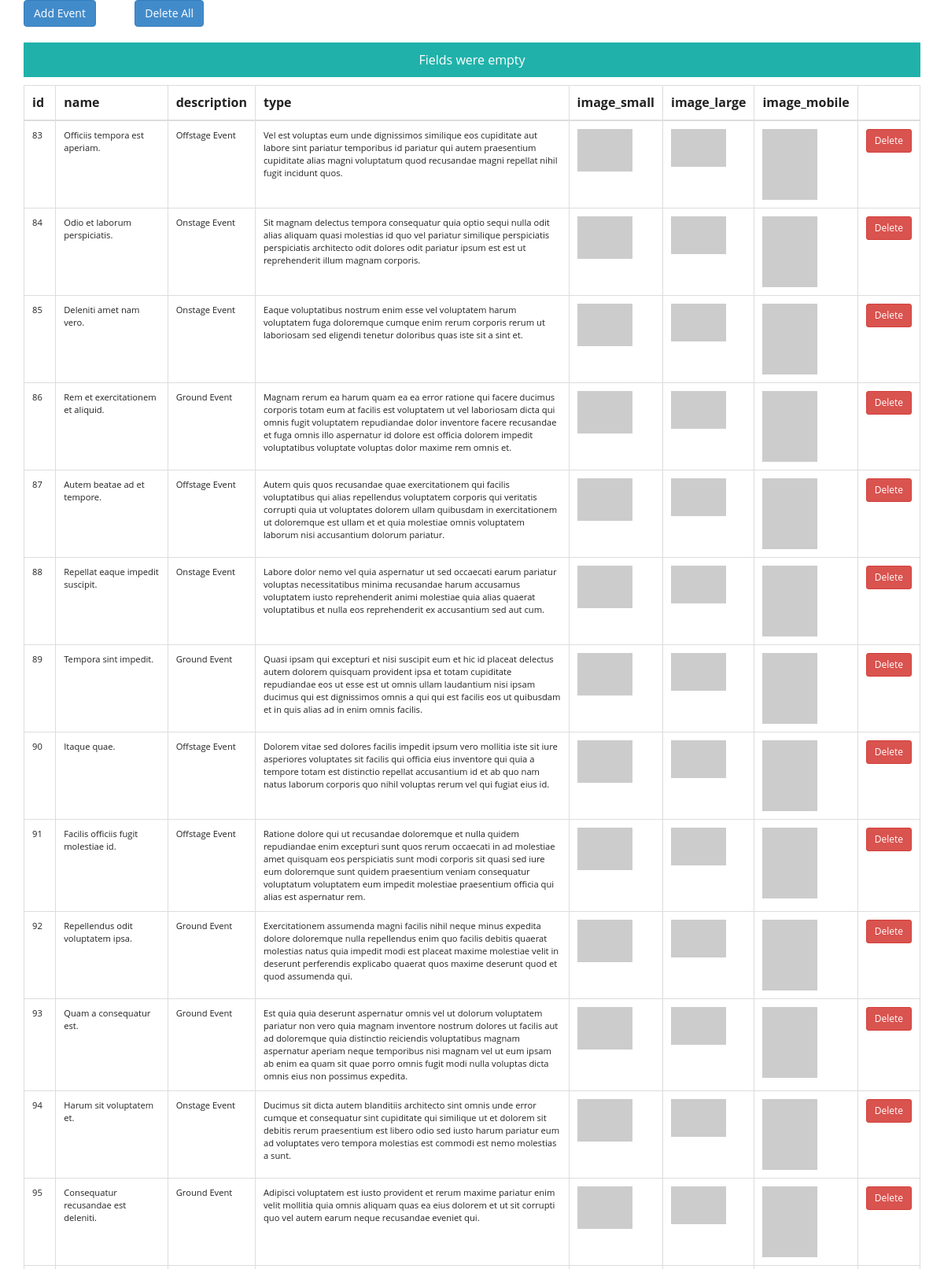
/admin_events.php (upper part), run on the app's committed database.
### tables this page shows
CREATE TABLE IF NOT EXISTS `events` (
  `id` int(11) NOT NULL AUTO_INCREMENT,
  `name` varchar(255) NOT NULL,
  `description` text NOT NULL,
  `type` int(11) NOT NULL,
  `image_small` varchar(255) NOT NULL,
  `image_large` varchar(255) NOT NULL,
  `image_mobile` varchar(255) DEFAULT NULL,
  PRIMARY KEY (`id`),
  KEY `type` (`type`)
);

CREATE TABLE IF NOT EXISTS `type` (
  `id` int(11) NOT NULL,
  `name` varchar(255) NOT NULL,
  PRIMARY KEY (`id`)
);

### connection.php (called while the page is built, shortened)
<?php
$host = "mysql.1freehosting.com";
$user = "u572493528_bosco";
$password = "82PJV7fuvL";
$database = "u572493528_met";
$con = mysqli_connect($host, $user, $password, $database);
function checkIfFieldSet($item){
    if(is_array($item)){
        foreach($item as $field){
            if(isset($_REQUEST[$field]) && !empty($_REQUEST[$field]))
                continue;
            else
                return false;
        }
    }else{
        if(isset($_REQUEST[$item]) && !empty($_REQUEST[$item]))
            return true;
        else
            return false;
    }
    return true;
}
function retrieveData($query){
    global $con;
    $q_run = mysqli_query($con,$query) or die(mysqli_error($con));
    $arr = array();
    if($q_run){
        while($row = mysqli_fetch_assoc($q_run)){
            array_push($arr,$row);
        }
        return $arr;
    }else{
        echo mysqli_error($con);
    }
    return 0;
}

### admin_events.php (the view, shortened to what this page needs)
<?php
include 'connection.php';
include 'reference.php';
$alert = null;
if(checkIfFieldSet(['name','description','type'])
    && checkIfFileSet(['image_small','image_large'])){
    $name = $_REQUEST['name'];
    $description = $_REQUEST['description'];
    $type = $_REQUEST['type'];
    $image_small = $_FILES['image_small'];
    $image_large = $_FILES['image_large'];
    $image_mobile = $_FILES['image_mobile'];
    $target_base_dir = "uploads/events/";
    $target_dir_small = $target_base_dir ."small/". basename( $image_small["name"]);
    $target_dir_large = $target_base_dir ."large/". basename( $image_large["name"]);
    $target_dir_mobile = $target_base_dir ."mobile/". basename( $image_mobile["name"]);
    $uploadOk=1;
    if (file_exists($target_dir_small) || file_exists($target_dir_large)
        || file_exists($target_dir_mobile)) {
        $alert =  "Sorry, file already exists.";
        $uploadOk = 0;
    }
    if ($uploadOk == 0) {
        $alert =  "Sorry, your file was not uploaded.";
    } else {
        if (
            move_uploaded_file($image_small["tmp_name"], $target_dir_small) &&
            move_uploaded_file($image_large["tmp_name"], $target_dir_large) &&
            move_uploaded_file($image_mobile["tmp_name"], $target_dir_mobile)
        ) {
        } else {
            $alert =  "Sorry, there was an error uploading your file.";
            $uploadOk = 0;
        }
    }
    if($uploadOk){
        insertEvent($name,$description,$type,$target_dir_small,$target_dir_large,$target_dir_mobile);
    }
}
else
    $alert = "Fields were empty";
$sql = "DESC events";
$thead = retrieveData($sql);
$sql = "Select events.id, events.name, events.description,
type.name as type, events.image_small, events.image_large, events.image_mobile
from events,type WHERE events.type = type.id";
$tbody = retrieveData($sql);
?>
<!doctype html>
<html lang="en">
<head>
    <?php echo $head ?>
</head>
<body>
<div class="wrapper">
    <div class="row">
        <div class="small-3 columns">
            <ul class="large-block-grid-2">
                <li><a class="btn btn-primary btn-large"  data-target="#add-modal" data-toggle="modal" href="">Add Event</a></li>
                <li><a class="btn btn-primary btn-large"  data-target="#deleteAllModal" data-toggle="modal" href="">Delete All</a></li>
            </ul>
        </div>
    </div>
    <div class="row">
        <div class="small-12 columns">
            <p class="bg-success"><?php echo $alert ?></p>
        </div>
    </div>
    <div class="row">
        <div class="small-12 columns">
            <div class="table-responsive">
                <table class=" table add-records table-bordered">
                    <thead>
                    <tr>
                        <?php foreach($thead as $array=>$row){ ?>
                            <th><?php echo $row['Field'] ?></th>
                        <?php } ?>
                        <th></th>
                    </tr>
                    </thead>
                    <tbody>
                    <?php foreach($tbody as $array=>$row){ ?>
                        <tr>
                            <td><?php echo $row['id'] ?></td>
                            <td><?php echo $row['name'] ?></td>
                            <td><?php echo $row['type'] ?></td>
                            <td><?php echo $row['description'] ?></td>
                            <td><img src="<?php echo $row['image_small'] ?>" alt=""/></td>
                            <td><img src="<?php echo $row['image_large'] ?>" alt=""/></td>
                            <td><img src="<?php echo $row['image_mobile'] ?>" alt=""/></td>
                            <td><button class="btn btn-danger btn-sm btn-delete" data-toggle="modal"
                                        data-target="#deleteModal" data-id="<?php echo $row['id']?>">Delete</button></td>
                        </tr>
                    <?php } ?>
                    </tbody>
                </table>
            </div>
        </div>
    </div>
</div>
</body>
</html>

### css/main.css (style rules this page uses)
* { font-family: 'Open Sans', 'Helvetica Neue', Helvetica, Arial, sans-serif !important; margin: 0; }
html, body { height: 100%; }
@media screen and (-webkit-min-device-pixel-ratio: 0) { body { overflow: hidden; } }
.row { position: relative; }
.wrapper { min-height: 100%; height: 100%; }
.add-records td, .add-records th { padding: 10px !important; }
.add-records td { font-size: .7em; }
.add-records td:nth-child(4) { width: 35%; }
.add-records td img { width: 70px; }
.bg-success { background: lightseagreen; padding: 10px; color: #ffffff; text-align: center; }

### css/mobile.css (style rules this page uses)
body { overflow: visible; }

### data on the page
events: id "83", name "Officiis tempora est aperiam.", type.name "Offstage Event", description "Vel est voluptas eum unde dignissimos similique eos cupiditate aut labore sint pariatur temporibus id pariatur qui autem praesentium cupiditate alias magni voluptatum quod recusandae magni repellat nihil fugit incidunt quos."
events: id "84", name "Odio et laborum perspiciatis.", type.name "Onstage Event", description "Sit magnam delectus tempora consequatur quia optio sequi nulla odit alias aliquam quasi molestias id quo vel pariatur similique perspiciatis perspiciatis architecto odit dolores odit pariatur ipsum est est ut reprehenderit illum magnam corporis."
events: id "85", name "Deleniti amet nam vero.", type.name "Onstage Event", description "Eaque voluptatibus nostrum enim esse vel voluptatem harum voluptatem fuga doloremque cumque enim rerum corporis rerum ut laboriosam sed eligendi tenetur doloribus quas iste sit a sint et."
events: id "86", name "Rem et exercitationem et aliquid.", type.name "Ground Event", description "Magnam rerum ea harum quam ea ea error ratione qui facere ducimus corporis totam eum at facilis est voluptatem ut vel laboriosam dicta qui omnis fugit voluptatem repudiandae dolor inventore facere recusandae et fuga omnis illo aspernatur id dolore est officia dolorem impedit voluptatibus voluptate voluptas dolor maxime rem omnis et."
events: id "87", name "Autem beatae ad et tempore.", type.name "Offstage Event", description "Autem quis quos recusandae quae exercitationem qui facilis voluptatibus qui alias repellendus voluptatem corporis qui veritatis corrupti quia ut voluptates dolorem ullam quibusdam in exercitationem ut doloremque est ullam et et quia molestiae omnis voluptatem laborum nisi accusantium dolorum pariatur."
events: id "88", name "Repellat eaque impedit suscipit.", type.name "Onstage Event", description "Labore dolor nemo vel quia aspernatur ut sed occaecati earum pariatur voluptas necessitatibus minima recusandae harum accusamus voluptatem iusto reprehenderit animi molestiae quia alias quaerat voluptatibus et nulla eos reprehenderit ex accusantium sed aut cum."
events: id "89", name "Tempora sint impedit.", type.name "Ground Event", description "Quasi ipsam qui excepturi et nisi suscipit eum et hic id placeat delectus autem dolorem quisquam provident ipsa et totam cupiditate repudiandae eos ut esse est ut omnis ullam laudantium nisi ipsam ducimus qui est dignissimos omnis a qui qui est facilis eos ut quibusdam et in quis alias ad in enim omnis facilis."
events: id "90", name "Itaque quae.", type.name "Offstage Event", description "Dolorem vitae sed dolores facilis impedit ipsum vero mollitia iste sit iure asperiores voluptates sit facilis qui officia eius inventore qui quia a tempore totam est distinctio repellat accusantium id et ab quo nam natus laborum corporis quo nihil voluptas rerum vel qui fugiat eius id."
events: id "91", name "Facilis officiis fugit molestiae id.", type.name "Offstage Event", description "Ratione dolore qui ut recusandae doloremque et nulla quidem repudiandae enim excepturi sunt quos rerum occaecati in ad molestiae amet quisquam eos perspiciatis sunt modi corporis sit quasi sed iure eum doloremque sunt quidem praesentium veniam consequatur voluptatum voluptatem eum impedit molestiae praesentium officia qui alias est aspernatur rem."
events: id "92", name "Repellendus odit voluptatem ipsa.", type.name "Ground Event", description "Exercitationem assumenda magni facilis nihil neque minus expedita dolore doloremque nulla repellendus enim quo facilis debitis quaerat molestias natus quia impedit modi est placeat maxime molestiae velit in deserunt perferendis explicabo quaerat quos maxime deserunt quod et quod assumenda qui."
events: id "93", name "Quam a consequatur est.", type.name "Ground Event", description "Est quia quia deserunt aspernatur omnis vel ut dolorum voluptatem pariatur non vero quia magnam inventore nostrum dolores ut facilis aut ad doloremque quia distinctio reiciendis voluptatibus magnam aspernatur aperiam neque temporibus nisi magnam vel ut eum ipsam ab enim ea quam sit quae porro omnis fugit modi nulla voluptas dicta omnis eius non possimus expedita."
events: id "94", name "Harum sit voluptatem et.", type.name "Onstage Event", description "Ducimus sit dicta autem blanditiis architecto sint omnis unde error cumque et consequatur sint cupiditate qui similique ut et dolorem sit debitis rerum praesentium est libero odio sed iusto harum pariatur eum ad voluptates vero tempora molestias est commodi est nemo molestias a sunt."
events: id "95", name "Consequatur recusandae est deleniti.", type.name "Ground Event", description "Adipisci voluptatem est iusto provident et rerum maxime pariatur enim velit mollitia quia omnis aliquam quas ea eius dolorem et ut sit corrupti quo vel autem earum neque recusandae eveniet qui."

### other printed values
$alert "Fields were empty"
$row['Field'] "id"
$row['Field'] "name"
$row['Field'] "description"
$row['Field'] "type"
$row['Field'] "image_small"
$row['Field'] "image_large"
$row['Field'] "image_mobile"
